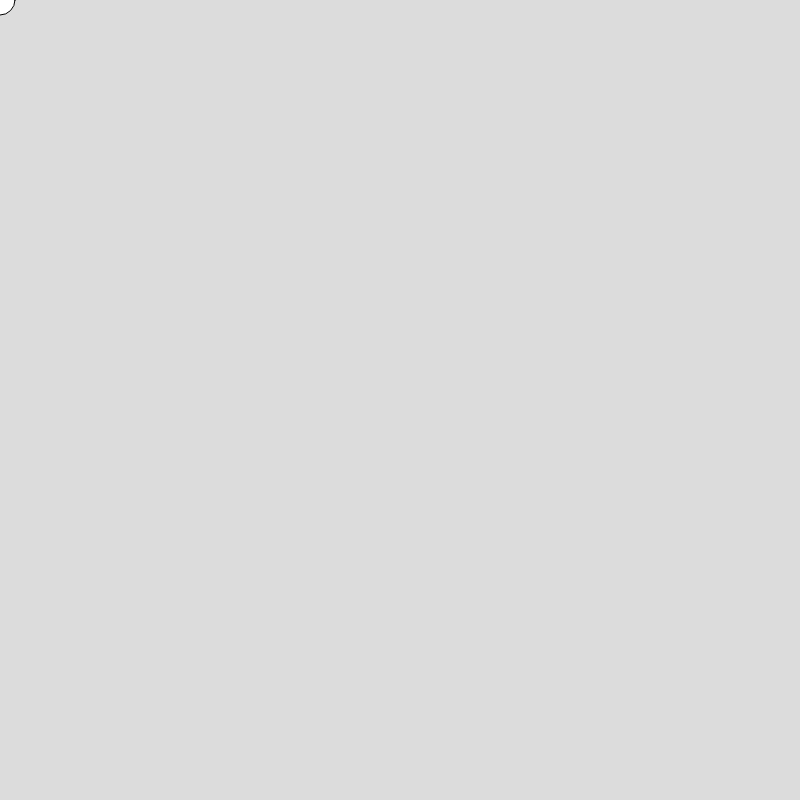
Frame 1 (no input)
Frame 60 (no input): identical to frame 1, image omitted
Frame 120 (the mouse pressed at the canvas centre since frame 60): blank canvas, image omitted

The p5.js sketch that drew this single still picture (run headless with seeded random() and noise() and a simulated clock; from frame 60 on, the mouse is pressed at the canvas centre):

// p5.js sketch
// ── sketch.js
function setup() {
    createCanvas(800, 800);
  }
  
  function draw() {
    background(220);
    
    if (mouseX < 400 && mouseY < 400){
        circle(mouseX, mouseY, 30)
    }
    if (mouseX > 400 && mouseY < 400){
        circle(mouseX, mouseY, 60)
    }
    if (mouseX > 400 && mouseY > 400){
        text('xD', mouseX, mouseY)
    }
    if (mouseX < 400 && mouseY > 400){
        text('haha', mouseX, mouseY)
    }
  }
